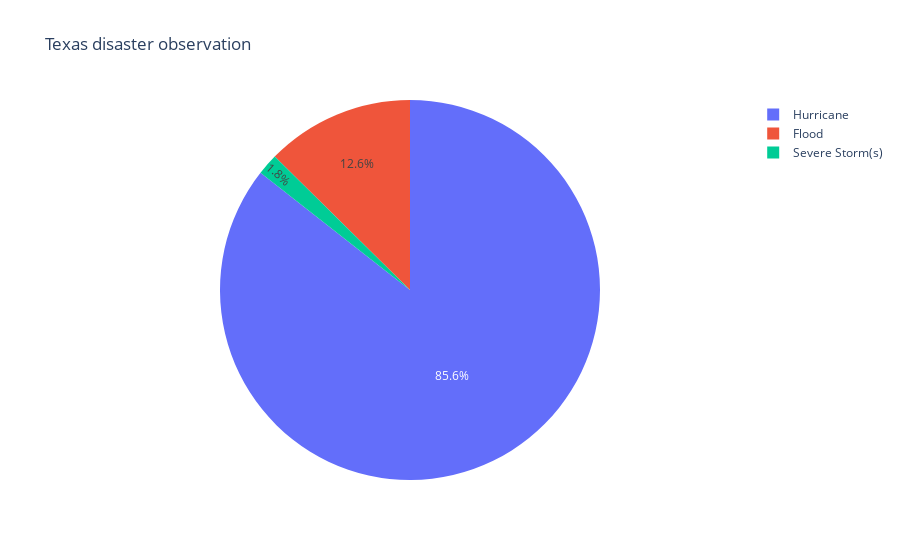

The notebook cell this image was saved under:
### Code cell
# To show which disaster is prominent in TEXAS
values =df.query('stateName=="Texas"')['incidentType'].value_counts()
m=df.query('stateName=="Texas"')['incidentType']
fig = go.Figure(data=[go.Pie(labels=m, values=values)])
fig.update_layout(title='Texas disaster observation')
fig.show()

### Figure 1 — Plotly figure (JSON) as saved in the notebook; plotly's stock layout.template omitted (floating-point values rounded to 4 significant figures)
{"data": [{"labels": ["Hurricane", "Flood", "Flood", "Flood", "Severe Storm(s)", "Severe Storm(s)", "Severe Storm(s)", "Other", "Other", "Severe Storm(s)", "Fire", "Fire", "Fire", "Fire", "Fire", "Fire", "Fire", "Fire", "Fire", "Fire", "Fire", "Fire", "Fire", "Fire", "Fire", "Fire", "Fire", "Fire", "Fire", "Fire", "Fire", "Fire", "Fire", "Fire", "Fire", "Fire", "Fire", "Fire", "Fire", "Fire", "Fire", "Fire", "Fire", "Fire", "Fire", "Fire", "Fire", "Fire", "Fire", "Fire", "Fire", "Fire", "Fire", "Fire", "Fire", "Fire", "Fire", "Fire", "Fire", "Fire", "Fire", "Fire", "Fire", "Fire", "Fire", "Fire", "Fire", "Fire", "Hurricane", "Hurricane", "Fire", "Fire", "Fire", "Fire", "Fire", "Fire", "Fire", "Fire", "Fire", "Fire", "Fire", "Fire", "Fire", "Fire", "Fire", "Fire", "Hurricane", "Fire", "Fire", "Fire", "Hurricane", "Hurricane", "Fire", "Hurricane", "Fire", "Fire", "Fire", "Fire", "Fire", "Fire", "Fire", "Fire", "Fire", "Fire", "Fire", "Fire", "Fire", "Fire", "Fire", "Fire", "Fire"], "type": "pie", "values": [95, 7, 4, 3, 2]}], "layout": {"title": {"text": "Texas disaster observation"}}}
